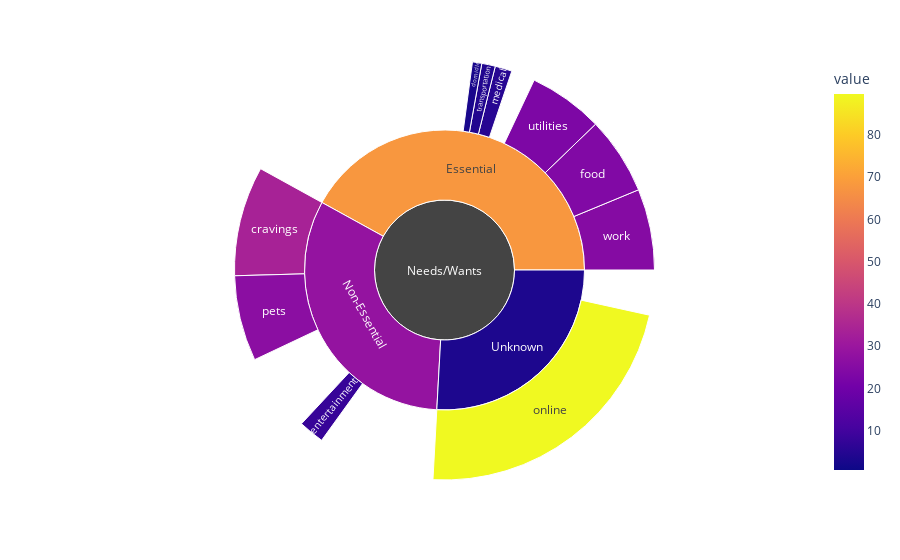

The code cell stored with this chart in its notebook:
### Code cell
import plotly.io as pio
fig = px.sunburst(
    chart,
    names='child',
    parents='parent',
    values='value',
    color='value',
    color_discrete_map = colorMapSubset
)

#can save as an svg
pio.write_image(fig, '../images/sunburst.pdf', width=700, height=775)
#fig.write_image('../images/sunburst.jpeg')
# fig.add_trace(go.Sunburst(
#     hovertemplate='<b>%{label} </b> <br> Sales: %{value}<br> Success rate: %{color:.2f}'))
fig.show()

### Figure 1 — Plotly figure (JSON) as saved in the notebook; plotly's stock layout.template omitted (floating-point values rounded to 4 significant figures)
{"data": [{"domain": {"x": [0, 1], "y": [0, 1]}, "hovertemplate": "child=%{label}<br>value=%{color}<br>parent=%{parent}<extra></extra>", "labels": ["Essential", "Non-Essential", "Unknown", "work", "food", "domicile", "cravings", "domicile", "medical", "pets", "work", "entertainment", "cravings", "utilities", "cravings", "cravings", "utilities", "medical", "online", "online", "food", "transportation", "transportation", "medical", "cravings"], "marker": {"coloraxis": "coloraxis", "colors": [67.95, 28.55, 3.503, 7.31, 23.93, 2.089, 12.03, 2.872, 0.7164, 26.34, 24.96, 7.914, 12.18, 23.03, 5.633, 2.103, 0.801, 5.217, 10.31, 89.69, 1.68, 4.176, 2.449, 0.7728, 33.81]}, "name": "", "parents": ["Needs/Wants", "Needs/Wants", "Needs/Wants", "Essential", "Essential", "Essential", "Non-Essential", "Essential", "Essential", "Non-Essential", "Essential", "Non-Essential", "Non-Essential", "Essential", "Non-Essential", "Non-Essential", "Essential", "Essential", "Unknown", "Unknown", "Essential", "Essential", "Essential", "Essential", "Non-Essential"], "type": "sunburst", "values": [67.95, 28.55, 3.503, 7.31, 23.93, 2.089, 12.03, 2.872, 0.7164, 26.34, 24.96, 7.914, 12.18, 23.03, 5.633, 2.103, 0.801, 5.217, 10.31, 89.69, 1.68, 4.176, 2.449, 0.7728, 33.81]}], "layout": {"coloraxis": {"colorbar": {"title": {"text": "value"}}, "colorscale": [[0, "#0d0887"], [0.1111, "#46039f"], [0.2222, "#7201a8"], [0.3333, "#9c179e"], [0.4444, "#bd3786"], [0.5556, "#d8576b"], [0.6667, "#ed7953"], [0.7778, "#fb9f3a"], [0.8889, "#fdca26"], [1, "#f0f921"]]}, "legend": {"tracegroupgap": 0}, "margin": {"t": 60}}}
